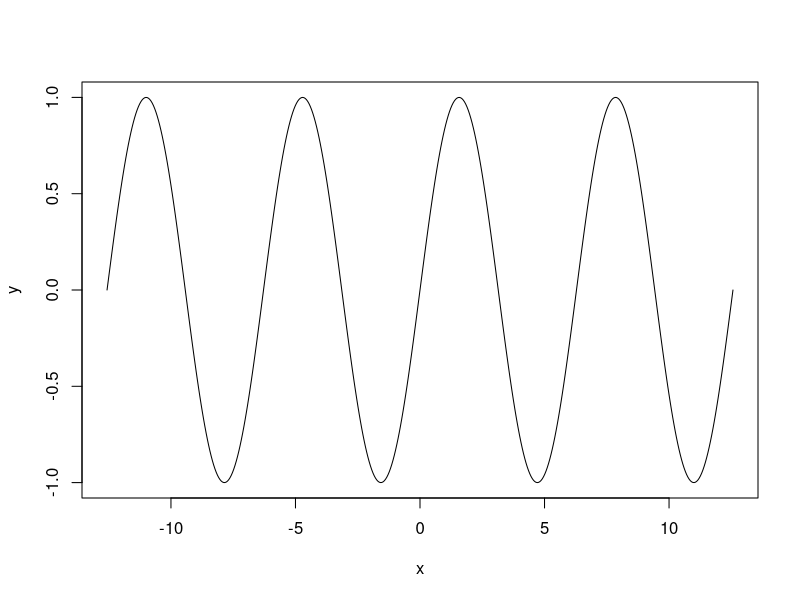
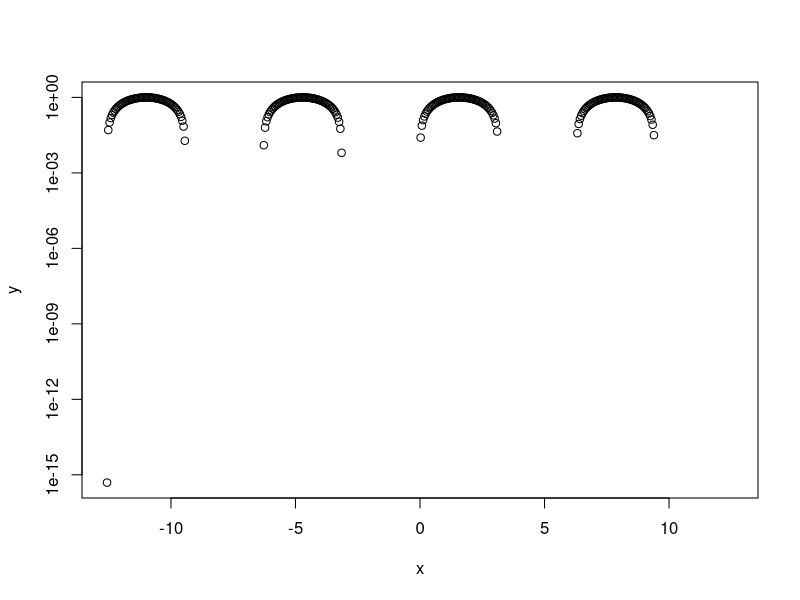

The R source for these figures, in order:
print("no.1")
x<-seq(-4*pi,4*pi,length.out = 500)
y<-sin(x)
plot(x,y,type = "l")
print("no.2")
X<-1:10
plot(x,y,log = "y")
f<-function(x){
  result<-sqrt(x)-2
return(result)}
f(9)
f<-function(x){
  result<-sqrt(x-2)
  return(result)
}
f(11)